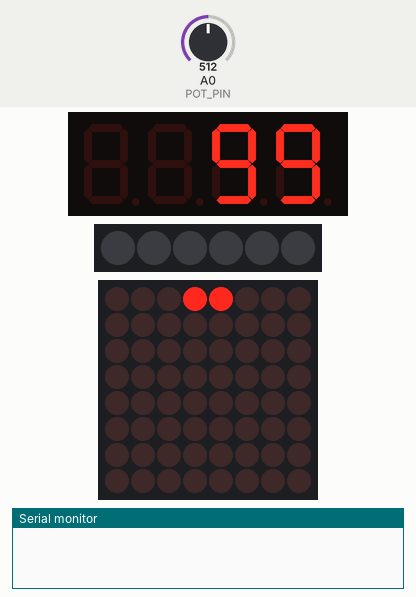
Bench run of a sketch on a simulated Arduino Uno, built with avr-gcc and run on an emulated ATmega328P. Parts: 4-digit seven-segment display, 6 RGB LEDs in strip order, left to right, 8×8 LED matrix, the last lines printed to the serial monitor. The test bench sets the inputs (shaded band); at power-on: A0 (POT_PIN) = 512. Dim RGB values are drawn brighter than linear.

Above: at 0.27 s.
At 1.71 s:
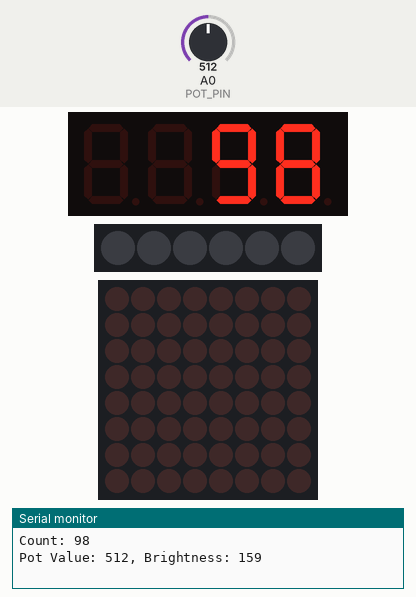
At 9.36 s:
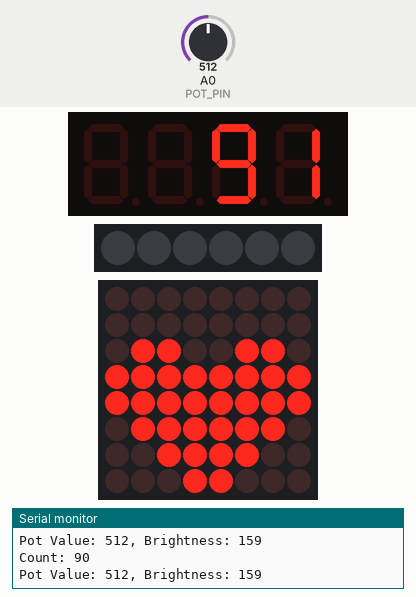
At 20.29 s:
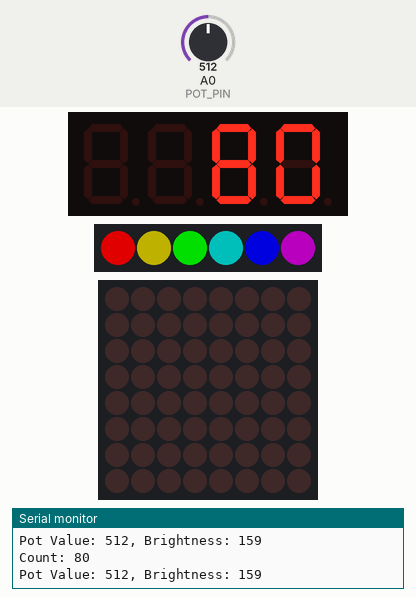
At 30.11 s:
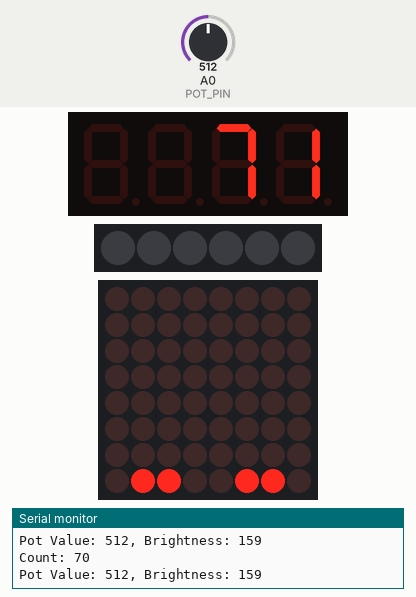
At 39.94 s:
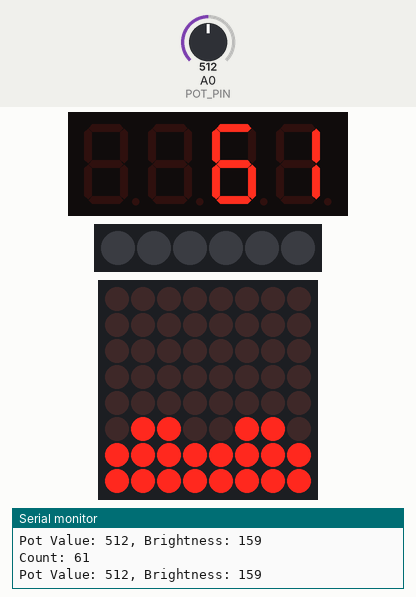
Timing chart, 0 to 40.0 s (numbered marks = the images above):
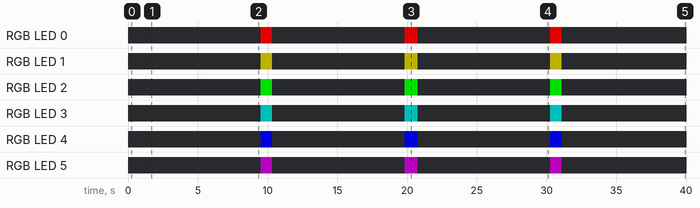

The sketch:

KIT_MIX_nano.ino
```cpp
#include <TM1637Display.h>   // 導入 TM1637 七段顯示器函式庫
#include <LedControl.h>      // 導入 MAX7219 8x8 LED 陣列函式庫
#include <Adafruit_NeoPixel.h> // 導入 WS2812 LED 函式庫

// --- TM1637 七段顯示器設定 ---
#define CLK_TM1637 2 // CLK 連接到 Arduino 的 D2
#define DIO_TM1637 3 // DIO 連接到 Arduino 的 D3
TM1637Display display(CLK_TM1637, DIO_TM1637); // 創建 TM1637Display 物件
int count = 99; // 設定倒數的起始數字

// --- MAX7219 8x8 LED 陣列設定 ---
// 定義 MAX7219 引腳:
// DIN (Data In): D12
// CLK (Clock): D11
// CS (Chip Select): D10
// 串聯的 MAX7219 模組數量: 1
LedControl lc = LedControl(12, 11, 10, 1);

// 愛心圖案的位元組陣列 (8x8 矩陣)
byte heart[8] = {
  0b00000000, // 第0行 (最上面)
  0b01100110,
  0b11111111,
  0b11111111,
  0b01111110,
  0b00111100,
  0b00011000,
  0b00000000  // 第7行 (最下面)
};

// 愛心垂直捲動的偏移量
// 為了從底部開始往上移動，我們需要讓 scrollOffset 從負值開始
// 初始值為 -8 (或任何小於 0 的值)，這樣愛心會完全在顯示器下方
int scrollOffset = -8; // 愛心從顯示器外下方開始向上移動的偏移量

// --- WS2812 LED 設定 ---
#define LED_PIN 6        // WS2812 的 DIN 引腳連接到 Arduino 的 D6
#define NUM_LEDS 6       // 你有 6 顆 WS2812 LED
Adafruit_NeoPixel pixels(NUM_LEDS, LED_PIN, NEO_GRB + NEO_KHZ800); // 創建 NeoPixel 物件

// 記錄 WS2812 LED 當前狀態，避免重複設置
int prevCountDigit = -1; // 用於記錄上次的個位數

// --- 可變電阻設定 ---
#define POT_PIN A0       // 可變電阻連接到 Arduino 的 A0

void setup() {
  Serial.begin(9600); // 啟用序列埠通訊，用於除錯 (可選)

  // --- TM1637 設定 ---
  display.setBrightness(0x0a); // 設定顯示器亮度
  display.showNumberDec(count); // 顯示初始數字 99

  // --- MAX7219 設定 ---
  lc.shutdown(0, false); // 喚醒裝置 (從省電模式)
  lc.setIntensity(0, 8); // 設定亮度 (0-15)
  lc.clearDisplay(0);    // 清除顯示器

  // --- WS2812 設定 ---
  pixels.begin(); // 初始化 NeoPixel 庫
  pixels.clear(); // 清除所有 LED，確保初始狀態為熄滅
  pixels.show();  // 將清除的狀態發送到 LED
}

void loop() {
  // --- TM1637 七段顯示器倒數邏輯 ---
  static unsigned long lastCountTime = 0;
  const long interval = 1000;

  if (millis() - lastCountTime >= interval) {
    lastCountTime = millis();
    count--;

    if (count < 0) {
      count = 99;
      display.clear();
      delay(500);
    }
    display.showNumberDec(count);
    Serial.print("Count: ");
    Serial.println(count);

    // --- WS2812 LED 亮度調整邏輯 ---
    int potValue = analogRead(POT_PIN);
    int brightness = map(potValue, 0, 1023, 64, 255);
    pixels.setBrightness(brightness);
    Serial.print("Pot Value: ");
    Serial.print(potValue);
    Serial.print(", Brightness: ");
    Serial.println(brightness);

    // --- WS2812 LED 顯示邏輯 (根據計數器個位數) ---
    int currentCountDigit = count % 10;

    if (currentCountDigit == 0) {
      rainbowCycle(20);
    } else if (currentCountDigit == 5) {
      pixels.clear();
      pixels.show();
    } else {
      pixels.clear();
      pixels.show();
    }
    prevCountDigit = currentCountDigit;
  }

  // --- MAX7219 8x8 LED 陣列愛心動畫邏輯 (從底部向上移動) ---
  lc.clearDisplay(0); // 每次更新前先清空顯示，避免殘影

  for (int row = 0; row < 8; row++) {
    // 這裡的邏輯是將愛心圖案的每一行，根據 scrollOffset 向上偏移
    // heart[row] 是愛心圖案的原始行資料
    // 把它顯示在顯示器的 (row + scrollOffset) 行
    int displayRow = row + scrollOffset; // 計算原始愛心圖案的 `row` 應該顯示在顯示器的哪一行

    if (displayRow >= 0 && displayRow < 8) { // 檢查 `displayRow` 是否在顯示器有效範圍內
      lc.setRow(0, displayRow, heart[row]); // 將 `heart[row]` 顯示在顯示器的 `displayRow` 上
    }
  }

  scrollOffset++; // 增加偏移量，使愛心向上移動 (從負值逐漸變為正值)

  // 當 scrollOffset 達到 8 時，表示愛心已經完全移出頂部，重置到 -8 讓它從底部重新開始
  if (scrollOffset >= 8) {
    scrollOffset = -8; // 重置偏移量，讓愛心從顯示器外下方重新開始
  }

  // 調整愛心動畫的速度
  delay(100);
}

// --- WS2812 函式庫需要的彩虹效果函式 ---
// HUE 輪 (0-65535) 轉換為 RGB 顏色
uint32_t Wheel(byte WheelPos) {
  WheelPos = 255 - WheelPos;
  if(WheelPos < 85) {
    return pixels.Color(255 - WheelPos * 3, 0, WheelPos * 3);
  }
  if(WheelPos < 170) {
    WheelPos -= 85;
    return pixels.Color(0, WheelPos * 3, 255 - WheelPos * 3);
  }
  WheelPos -= 170;
  return pixels.Color(WheelPos * 3, 255 - WheelPos * 3, 0);
}

// WS2812 彩虹循環效果函式
void rainbowCycle(uint8_t wait) {
  for(uint16_t j=0; j<256; j++) {
    for(uint16_t i=0; i<pixels.numPixels(); i++) {
      pixels.setPixelColor(i, Wheel(((i * 256 / pixels.numPixels()) + j) & 255));
    }
    pixels.show();
  }
}
```

Measured:
- by itself, RGB LED 0: alternates RGB(159, 0, 0) for 0.83 s and off for 9.5 s
- by itself, RGB LED 1: alternates RGB(82, 76, 0) for 0.83 s and off for 9.5 s
- by itself, RGB LED 2: alternates RGB(1, 157, 0) for 0.83 s and off for 9.5 s
- by itself, RGB LED 3: alternates RGB(0, 80, 78) for 0.83 s and off for 9.5 s
- by itself, RGB LED 4: alternates RGB(0, 1, 157) for 0.83 s and off for 9.5 s
- by itself, RGB LED 5: alternates RGB(78, 0, 80) for 0.83 s and off for 9.5 s
